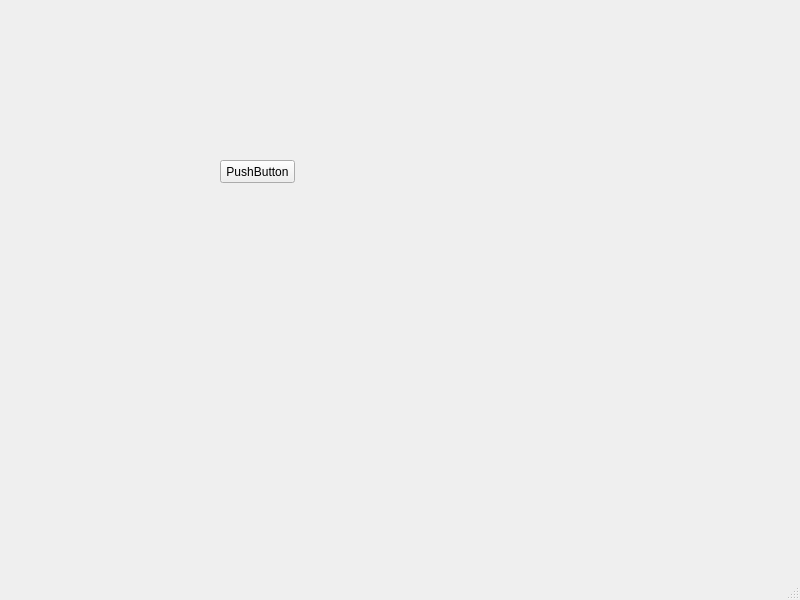
<?xml version="1.0" encoding="UTF-8"?>
<ui version="4.0">
 <class>MainWindow</class>
 <widget class="QMainWindow" name="MainWindow">
  <property name="geometry">
   <rect>
    <x>0</x>
    <y>0</y>
    <width>800</width>
    <height>600</height>
   </rect>
  </property>
  <property name="windowTitle">
   <string>MainWindow</string>
  </property>
  <widget class="QWidget" name="centralwidget">
   <widget class="QPushButton" name="pushButton">
    <property name="geometry">
     <rect>
      <x>220</x>
      <y>160</y>
      <width>75</width>
      <height>23</height>
     </rect>
    </property>
    <property name="text">
     <string>PushButton</string>
    </property>
   </widget>
  </widget>
  <widget class="QMenuBar" name="menubar">
   <property name="geometry">
    <rect>
     <x>0</x>
     <y>0</y>
     <width>800</width>
     <height>21</height>
    </rect>
   </property>
  </widget>
  <widget class="QStatusBar" name="statusbar"/>
 </widget>
 <resources/>
 <connections/>
</ui>
